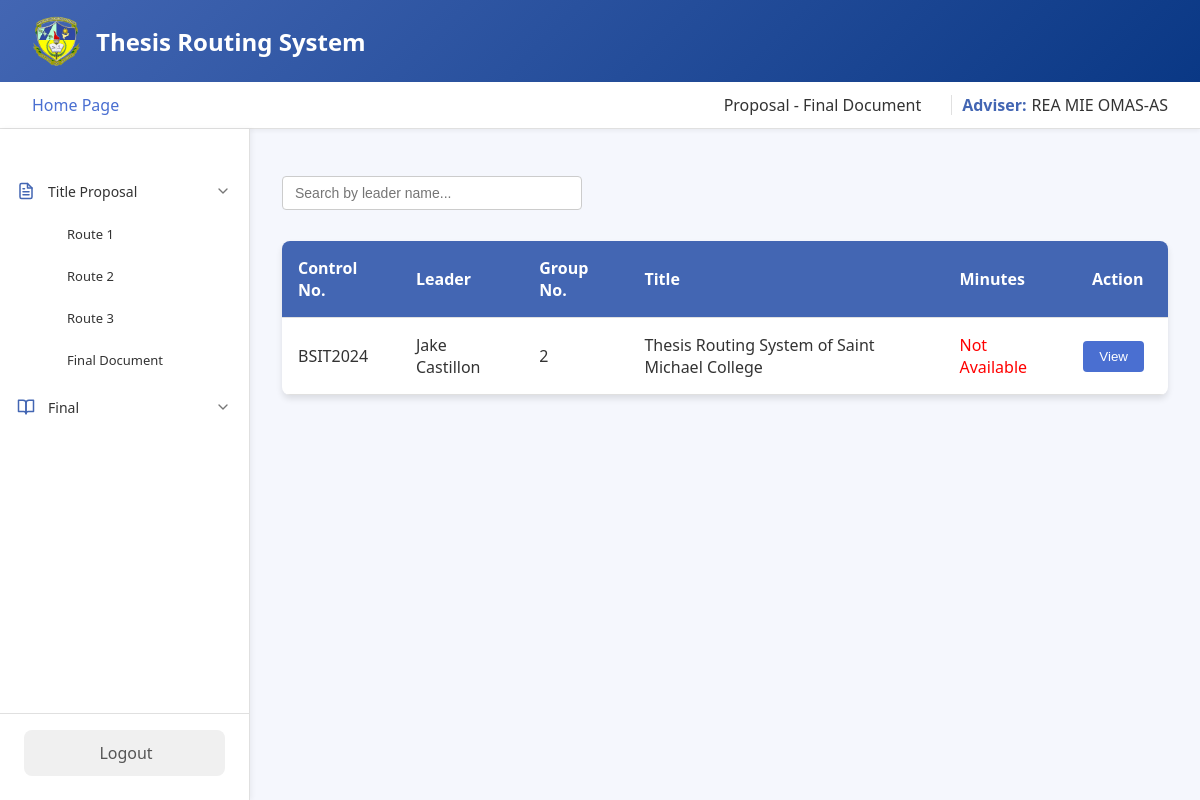
/adviser/homepage/titleproposal/finaldocu.php (signed in), run on an earlier commit of the app's database.
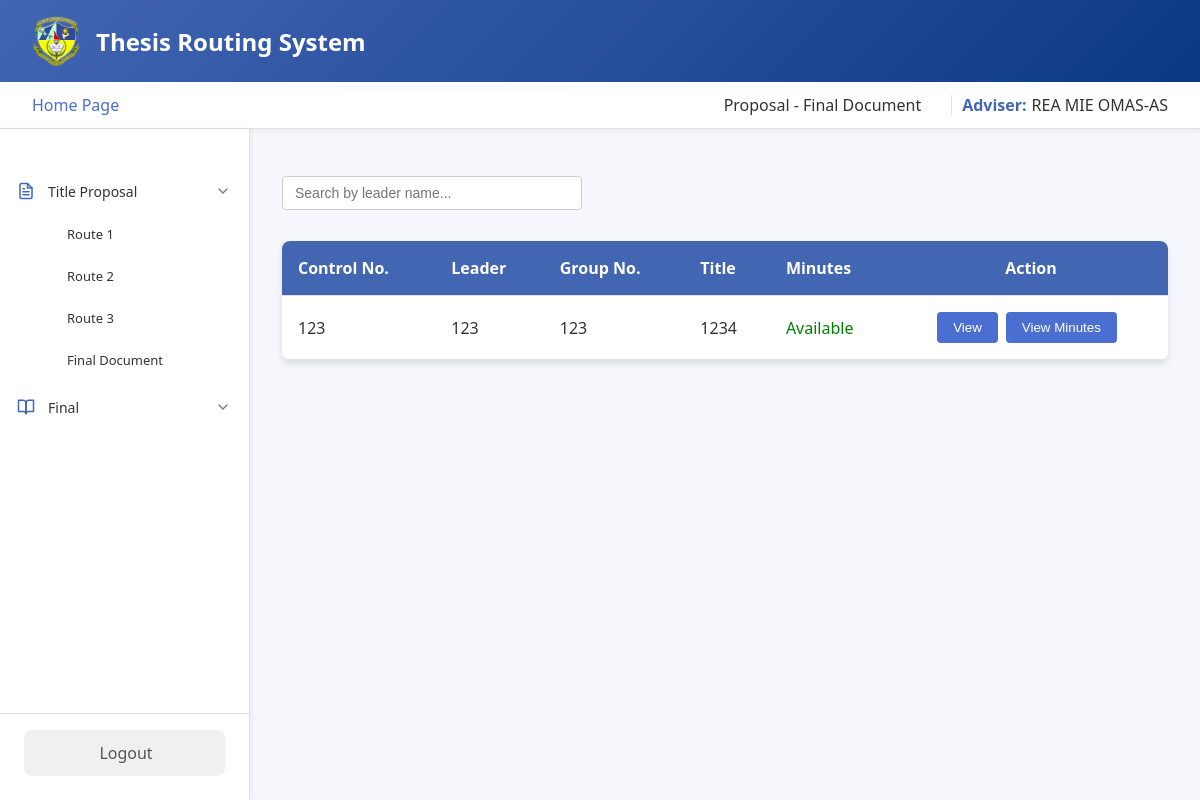
And on a later commit of the database.
### tables this page shows
CREATE TABLE `finaldocuproposal_files` (
  `finaldocu_id` int(11) NOT NULL,
  `student_id` varchar(50) DEFAULT NULL,
  `finaldocu` varchar(255) DEFAULT NULL,
  `panel1_id` varchar(50) DEFAULT NULL,
  `panel2_id` varchar(50) DEFAULT NULL,
  `panel3_id` varchar(50) DEFAULT NULL,
  `panel4_id` varchar(50) DEFAULT NULL,
  `panel5_id` varchar(255) NOT NULL,
  `department` varchar(100) DEFAULT NULL,
  `date_submitted` datetime DEFAULT NULL,
  `adviser_id` int(255) NOT NULL,
  `controlNo` varchar(245) NOT NULL,
  `fullname` varchar(255) NOT NULL,
  `group_number` int(255) NOT NULL,
  `title` varchar(255) NOT NULL,
  `school_year` varchar(255) NOT NULL,
  `minutes` varchar(255) NOT NULL
);

### adviser/homepage/titleproposal/finaldocu.php (the view, shortened to what this page needs)
<?php
include '../../../connection.php';
$adviser_id = $_SESSION['adviser_id'];
$fullname = $_SESSION['fullname'] ?? 'Adviser';
?>
<!DOCTYPE html>
<html lang="en">
<head>
</head>
<body>
    <div class="container">
        <header class="header">
            <div class="logo-container">
                <img src="../../../assets/logo.png" alt="SMCC Logo">
                <div class="logo">Thesis Routing System</div>
            </div>
        </header>
        <div class="top-bar">
            <div class="homepage">
                <a href="../homepage.php">Home Page</a>
            </div>
            <div class="user-info">
                <div class="routeNo" style="margin-right: 20px;">Proposal - Final Document</div>
                <span class="role">Adviser:</span>
                <span class="user-name"><?= htmlspecialchars($fullname) ?></span>
            </div>
        </div>
        <div class="main-content">
        <nav class="sidebar">
                <nav class="nav-menu">
                    <div class="menu-item dropdown">
                        <div class="menu-header">
                            <div class="icon">
                            </div>
                            <span>Title Proposal</span>
                            <div class="dropdown-icon expanded">
                                <svg xmlns="http://www.w3.org/2000/svg" viewBox="0 0 24 24" fill="none"
                                    stroke="currentColor" stroke-width="2" stroke-linecap="round"
                                    stroke-linejoin="round">
                                    <polyline points="6 9 12 15 18 9"></polyline>
                                </svg>
                            </div>
                        </div>
                        <div class="dropdown-content show">
                            <a href="../titleproposal/route1.php" class="submenu-item">Route 1</a>
                            <a href="../titleproposal/route2.php" class="submenu-item">Route 2</a>
                            <a href="../titleproposal/route3.php" class="submenu-item">Route 3</a>
                            <a href="../titleproposal/finaldocu.php" class="submenu-item">Final Document</a>
                        </div>
                    </div>
                    <div class="menu-item dropdown">
                        <div class="menu-header">
                            <div class="icon">
                                <svg xmlns="http://www.w3.org/2000/svg" viewBox="0 0 24 24" fill="none"
                                    stroke="currentColor" stroke-width="2" stroke-linecap="round"
                                    stroke-linejoin="round">
                                    <path d="M2 3h6a4 4 0 0 1 4 4v14a3 3 0 0 0-3-3H2z"></path>
                                    <path d="M22 3h-6a4 4 0 0 0-4 4v14a3 3 0 0 1 3-3h7z"></path>
                                </svg>
                            </div>
                            <span>Final</span>
                            <div class="dropdown-icon">
                                <svg xmlns="http://www.w3.org/2000/svg" viewBox="0 0 24 24" fill="none"
                                    stroke="currentColor" stroke-width="2" stroke-linecap="round"
                                    stroke-linejoin="round">
                                    <polyline points="6 9 12 15 18 9"></polyline>
                                </svg>
                            </div>
                        </div>
                    </div>
                </nav>
                <div class="logout">
                    <a href="../../../logout.php">Logout</a>
                </div>
            </nav>
            <div class="content" id="content-area">
            <div class="search-container">
                <input type="text" id="searchInput" class="search-box" placeholder="Search by leader name..." onkeyup="searchTable()">
            </div>
            <?php
            $query = "
                SELECT
                    f.finaldocu,
                    f.student_id,
                    f.finaldocu_id,
                    f.department,
                    f.group_number,
                    f.controlNo,
                    f.fullname,
                    f.title,
                    r1.minutes
                FROM finaldocuproposal_files f
                LEFT JOIN route1proposal_files r1 ON f.student_id = r1.student_id
                WHERE f.adviser_id = ?";
            $stmt = $conn->prepare($query);
            $stmt->bind_param("s", $adviser_id);
            $stmt->execute();
            $result = $stmt->get_result();
            if ($result->num_rows > 0) {
                echo "
                <table>
                    <thead>
                        <tr>
                            <th>Control No.</th>
                            <th>Leader</th>
                            <th>Group No.</th>
                            <th>Title</th>
                            <th>Minutes</th>
                            <th class='action-label'>Action</th>
                        </tr>
                    </thead>
                    <tbody>
                ";
                while ($row = $result->fetch_assoc()) {
                    $filePath = htmlspecialchars($row['finaldocu'], ENT_QUOTES);
                    $student_id = htmlspecialchars($row['student_id'], ENT_QUOTES);
                    $finaldocu_id = htmlspecialchars($row['finaldocu_id'], ENT_QUOTES);
                    $groupNo = htmlspecialchars($row['group_number'], ENT_QUOTES);
                    $controlNo = htmlspecialchars($row['controlNo'], ENT_QUOTES);
                    $fullName = htmlspecialchars($row['fullname'], ENT_QUOTES);
                    $title = htmlspecialchars($row['title'], ENT_QUOTES);
                    $minutes = htmlspecialchars($row['minutes'], ENT_QUOTES);
                    $minutesStatus = $minutes ? '<span style="color: green;">Available</span>' : '<span style="color: red;">Not Available</span>';
                    echo "
                        <tr>
                            <td>$controlNo</td>
                            <td>$fullName</td>
                            <td>$groupNo</td>
                            <td>$title</td>
                            <td>$minutesStatus</td>
                            <td style='text-align: center;'>
                                <button class='view-button' onclick=\"viewFile('$filePath', '$student_id', '$finaldocu_id')\">View</button>";
                    if ($minutes) {
                        echo "<button class='view-button' onclick=\"viewMinutes('$minutes')\">View Minutes</button>";
                    }
                    echo "</td>
                        </tr>
                    ";
                }
                echo "
                    </tbody>
                </table>
                ";
            } else {
                echo "<p>No files uploaded yet.</p>";
            }
            ?>
            </div>
        </div>
    </div>
</html>

### adviser/homepage/titleproposal/finaldocu.php (style rules this page uses)
:root { --primary: #4366b3; --primary-light: #0a3885; --accent: #4a6fd1; --light: #f5f7fd; --dark: #333; --success: #28a745; --shadow: 0 4px 6px rgba(0, 0, 0, 0.1); --border: #e0e0e0; --white: #ffffff; --hover: #f5f7fd; --active: #e5ebf8; --text-light: #777777; --radius: 8px; }
* { margin: 0; padding: 0; box-sizing: border-box; }
body { font-family: 'Segoe UI', Tahoma, Geneva, Verdana, sans-serif; background-color: var(--light); color: var(--dark); min-height: 100vh; }
.container { display: flex; flex-direction: column; min-height: 100vh; }
.header { background: linear-gradient(135deg, var(--primary) 0%, var(--primary-light) 100%); color: white; padding: 1rem 2rem; box-shadow: var(--shadow); }
.logo-container { display: flex; align-items: center; }
.logo-container img { height: 50px; margin-right: 15px; }
.logo { font-size: 1.5rem; font-weight: 600; }
.top-bar { display: flex; justify-content: space-between; align-items: center; padding: 0.75rem 2rem; background-color: white; box-shadow: 0 2px 4px rgba(0, 0, 0, 0.05); border-bottom: 1px solid var(--border); }
.homepage a { color: var(--accent); text-decoration: none; font-weight: 500; transition: all 0.3s; }
.user-info { display: flex; align-items: center; }
.role { font-weight: 600; margin-right: 5px; color: var(--primary); }
.user-name { color: var(--dark); }
.main-content { display: flex; flex: 1; }
.sidebar { width: 250px; background-color: white; padding: 1.5rem 0; box-shadow: 2px 0 5px rgba(0, 0, 0, 0.05); display: flex; flex-direction: column; justify-content: space-between; border-right: 1px solid var(--border); }
.sidebar a { display: block; padding: 0.75rem 1.5rem; color: var(--dark); text-decoration: none; transition: all 0.3s; border-left: 3px solid transparent; }
.logout { padding: 0 1.5rem; margin-top: auto; border-top: 1px solid var(--border); padding-top: 1rem; }
.logout a { display: flex; align-items: center; justify-content: center; background-color: #f0f0f0; color: #555; padding: 0.75rem; border-radius: 8px; text-decoration: none; font-weight: 500; transition: all 0.3s; }
.content { flex: 1; padding: 2rem; position: relative; overflow: auto; }
table { width: 100%; border-collapse: collapse; margin-top: 1rem; background-color: white; box-shadow: var(--shadow); border-radius: 8px; overflow: hidden; }
th, td { padding: 1rem; text-align: left; border-bottom: 1px solid var(--border); }
th { background-color: var(--primary); color: white; font-weight: 600; }
button { padding: 0.5rem 1rem; border: none; border-radius: 4px; cursor: pointer; font-weight: 500; transition: all 0.3s; }
.action-label { text-align: center; }
.view-button { background-color: var(--accent); color: white; margin-right: 0.5rem; }
.nav-menu { display: flex; flex-direction: column; padding: 1rem 0; gap: 4px; }
.menu-item { display: flex; flex-direction: column; }
.menu-header { display: flex; align-items: center; padding: 0.75rem 1rem; cursor: pointer; border-radius: 8px; transition: all 0.2s ease; gap: 12px; }
.icon { width: 20px; height: 20px; display: flex; align-items: center; justify-content: center; color: var(--primary); }
.icon svg { width: 18px; height: 18px; stroke: var(--primary); }
.menu-header span { flex: 1; font-size: 14px; color: var(--dark); }
.dropdown-icon { width: 20px; height: 20px; display: flex; align-items: center; justify-content: center; transition: transform 0.2s ease; }
.dropdown-icon svg { width: 16px; height: 16px; stroke: #777777; }
.dropdown-content { display: none; flex-direction: column; padding-left: 2.5rem; }
.dropdown-content.show { display: flex; }
.submenu-item { padding: 0.6rem 1rem; font-size: 13px; color: #777777; text-decoration: none; border-radius: 8px; transition: all 0.2s ease; }
.search-container { margin: 15px 0; width: 100%; display: flex; justify-content: flex-start; align-items: center; }
.search-box { padding: 8px 12px; border: 1px solid #ccc; border-radius: 4px; width: 300px; font-size: 14px; margin-bottom: 15px; }

What changed in the data, as far as the page shows it:
removed finaldocuproposal_files: controlNo "BSIT2024", fullname "Jake Castillon", group_number "2", title "Thesis Routing System of Saint Michael College", shows "Not Available"
added finaldocuproposal_files: controlNo "123", fullname "123", group_number "123", title "1234", shows "Available"
